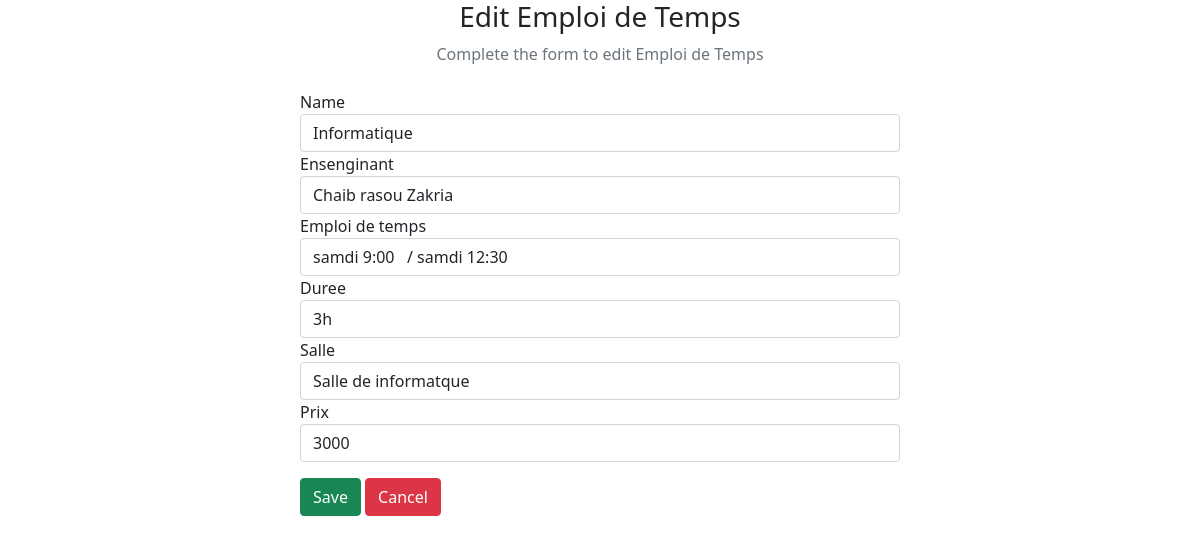
The page /edit/editatlr.php?id=5 on the database its author committed.
### tables this page shows
CREATE TABLE `atelier` (
  `id` int(11) NOT NULL,
  `name` varchar(255) NOT NULL,
  `ensenginant` varchar(255) NOT NULL,
  `age` int(11) NOT NULL,
  `emploi_de_temps` varchar(255) NOT NULL,
  `Duree` varchar(255) NOT NULL,
  `salle` varchar(255) NOT NULL,
  `prix` float NOT NULL
);

### edit/editatlr.php (the view, shortened to what this page needs)
<?php
$servername = "localhost";
$username = "root";
$password = "";
$database = "cultuermb";
$connection = new mysqli($servername, $username, $password, $database);
if ($_SERVER['REQUEST_METHOD'] === 'GET') {
    $id = $_GET["id"];
    $sql = "SELECT * FROM `atelier` WHERE id = $id";
    $result = $connection->query($sql);
    $row = $result->fetch_assoc();
    $name = $row["name"];
    $ensenginant = $row['ensenginant'];
    $emploi_de_temps = $row["emploi_de_temps"];
    $Duree = $row["Duree"];
    $salle = $row["salle"];
    $prix = $row['prix'];
}
?>
<!DOCTYPE html>
<html lang="en">
<head>
    <link href="https://cdn.jsdelivr.net/npm/bootstrap@5.0.2/dist/css/bootstrap.min.css" rel="stylesheet">
    <link rel="stylesheet" href="https://cdnjs.cloudflare.com/ajax/libs/font-awesome/6.4.0/css/all.min.css" integrity="sha512-iecdLmaskl7CVkqkXNQ/ZH/XLlvWZOJyj7Yy7tcenmpD1ypASozpmT/E0iPtm
    B46ZmdtAc9eNBvH0H/ZpiBw==" />
</head>
<body>
<div class="container">
    <div class="text-center mb-4">
        <h3>Edit Emploi de Temps</h3>
        <p class="text-muted">Complete the form to edit Emploi de Temps</p>
    </div>
    <div class="container d-flex justify-content-center">
        <form action="<?php echo htmlspecialchars($_SERVER["PHP_SELF"]); ?>" method="post" style="width:50vw; min-width:300px;">
            <div class="form-group">
                <label for="name" class="control-label">Name</label>
                <input type="text" class="form-control" name="name" value="<?php echo $name; ?>">
            </div>
            <div class="form-group">
                <label for="ensenginant" class="control-label">Ensenginant</label>
                <input type="text" class="form-control" name="ensenginant" value="<?php echo $ensenginant; ?>">
            </div>
            <div class="form-group">
                <label for="emploi_de_temps" class="control-label">Emploi de temps</label>
                <input type="text" class="form-control" name="emploi_de_temps" value="<?php echo $emploi_de_temps; ?>">
            </div>
            <div class="form-group">
                <label for="Duree" class="control-label">Duree</label>
                <input type="text" class="form-control" name="Duree" value="<?php echo $Duree; ?>">
            </div>
            <div class="form-group">
                <label for="salle" class="control-label">Salle</label>
                <input type="text" class="form-control" name="salle" value="<?php echo $salle; ?>">
            </div>
            <div class="form-group">
                <label for="prix" class="control-label">Prix</label>
                <input type="text" class="form-control" name="prix" value="<?php echo $prix; ?>">
            </div>
            <div class="mt-3">
                <input type="submit" class="btn btn-success" name="submit" value="Save">
                <a href="/cultur/altlrs.php" class="btn btn-danger">Cancel</a>
            </div>
        </form>
    </div>
</div>
</body>
</html>

### rows shown on the page
atelier: name "Informatique", ensenginant "Chaib rasou Zakria", emploi_de_temps "samdi 9:00 / samdi 12:30", Duree "3h", salle "Salle de informatque", prix "3000"
